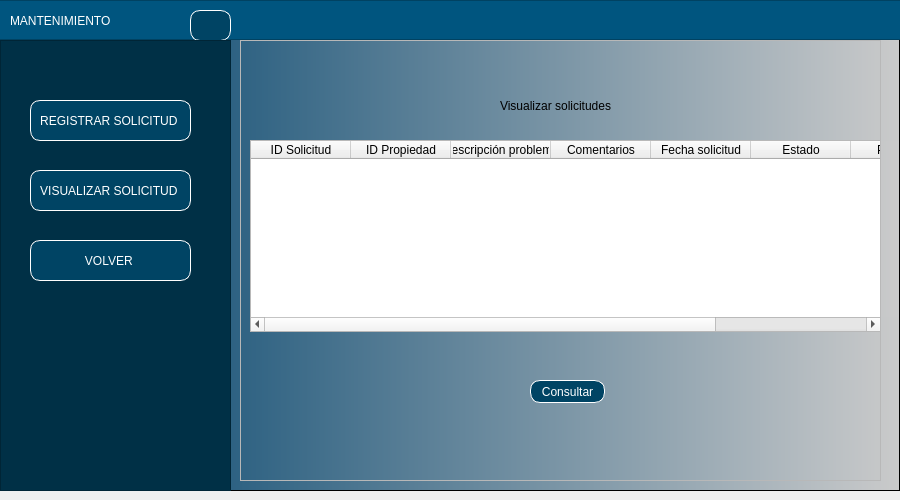
<?xml version="1.0" encoding="UTF-8"?>
<ui version="4.0">
 <class>MainWindow</class>
 <widget class="QMainWindow" name="MainWindow">
  <property name="geometry">
   <rect>
    <x>0</x>
    <y>0</y>
    <width>900</width>
    <height>500</height>
   </rect>
  </property>
  <property name="minimumSize">
   <size>
    <width>900</width>
    <height>500</height>
   </size>
  </property>
  <property name="maximumSize">
   <size>
    <width>900</width>
    <height>16777215</height>
   </size>
  </property>
  <property name="windowTitle">
   <string>MainWindow</string>
  </property>
  <widget class="QWidget" name="centralwidget">
   <layout class="QHBoxLayout" name="horizontalLayout" stretch="0">
    <property name="leftMargin">
     <number>0</number>
    </property>
    <property name="topMargin">
     <number>0</number>
    </property>
    <property name="rightMargin">
     <number>0</number>
    </property>
    <item>
     <widget class="QFrame" name="framefondo">
      <property name="styleSheet">
       <string notr="true">QWidget#framefondo{
background-color: qlineargradient(spread:pad, x1:0, y1:0, x2:1, y2:0, stop:0.039548 rgba(0, 67, 109, 255), stop:1 rgba(203, 203, 203, 255));}</string>
      </property>
      <property name="frameShape">
       <enum>QFrame::StyledPanel</enum>
      </property>
      <property name="frameShadow">
       <enum>QFrame::Raised</enum>
      </property>
      <widget class="QFrame" name="frame_superior">
       <property name="geometry">
        <rect>
         <x>-10</x>
         <y>0</y>
         <width>911</width>
         <height>40</height>
        </rect>
       </property>
       <property name="maximumSize">
        <size>
         <width>16777215</width>
         <height>40</height>
        </size>
       </property>
       <property name="styleSheet">
        <string notr="true">background-color: rgb(0, 85, 127);</string>
       </property>
       <property name="frameShape">
        <enum>QFrame::StyledPanel</enum>
       </property>
       <property name="frameShadow">
        <enum>QFrame::Raised</enum>
       </property>
       <widget class="QLabel" name="label">
        <property name="geometry">
         <rect>
          <x>20</x>
          <y>10</y>
          <width>181</width>
          <height>21</height>
         </rect>
        </property>
        <property name="styleSheet">
         <string notr="true">font: 16pt &quot;Arial&quot;;
color: white;</string>
        </property>
        <property name="text">
         <string>MANTENIMIENTO</string>
        </property>
       </widget>
       <widget class="QPushButton" name="btnMenu">
        <property name="geometry">
         <rect>
          <x>200</x>
          <y>10</y>
          <width>41</width>
          <height>31</height>
         </rect>
        </property>
        <property name="styleSheet">
         <string notr="true">QPushButton{
font: 87 9pt &quot;Arial&quot;;
background-color: rgb(0, 68, 100);
color:white;
border:1px solid white;
border-radius: 10px;
}


QPushButton:hover {
background-color:qlineargradient(spread:pad, x1:0, y1:0, x2:1, y2:0, stop:0.039548 rgba(0, 67, 109, 255), stop:1 rgba(203, 203, 203, 255))
}</string>
        </property>
        <property name="text">
         <string/>
        </property>
        <property name="icon">
         <iconset>
          <normaloff>../../PROYECTO 1/Interfaz Grafica/Imagenes/menu.png</normaloff>../../PROYECTO 1/Interfaz Grafica/Imagenes/menu.png</iconset>
        </property>
       </widget>
      </widget>
      <widget class="QFrame" name="frameBotones">
       <property name="geometry">
        <rect>
         <x>0</x>
         <y>40</y>
         <width>231</width>
         <height>451</height>
        </rect>
       </property>
       <property name="styleSheet">
        <string notr="true">QFrame{
background-color: rgb(0, 48, 70)
}


QPushButton{
font: 87 9pt &quot;Arial&quot;;
background-color: rgb(0, 68, 100);
color:white;
border:1px solid white;
border-radius: 10px;
}


QPushButton:hover {
background-color:qlineargradient(spread:pad, x1:0, y1:0, x2:1, y2:0, stop:0.039548 rgba(0, 67, 109, 255), stop:1 rgba(203, 203, 203, 255))
}</string>
       </property>
       <property name="frameShape">
        <enum>QFrame::StyledPanel</enum>
       </property>
       <property name="frameShadow">
        <enum>QFrame::Raised</enum>
       </property>
       <widget class="QPushButton" name="btnVolver">
        <property name="geometry">
         <rect>
          <x>30</x>
          <y>200</y>
          <width>161</width>
          <height>41</height>
         </rect>
        </property>
        <property name="layoutDirection">
         <enum>Qt::RightToLeft</enum>
        </property>
        <property name="styleSheet">
         <string notr="true"/>
        </property>
        <property name="text">
         <string>VOLVER </string>
        </property>
        <property name="icon">
         <iconset>
          <normaloff>../../PROYECTO 1/Interfaz Grafica/Imagenes/volver.png</normaloff>../../PROYECTO 1/Interfaz Grafica/Imagenes/volver.png</iconset>
        </property>
       </widget>
       <widget class="QPushButton" name="btnRegisSolicitud">
        <property name="geometry">
         <rect>
          <x>30</x>
          <y>60</y>
          <width>161</width>
          <height>41</height>
         </rect>
        </property>
        <property name="layoutDirection">
         <enum>Qt::RightToLeft</enum>
        </property>
        <property name="text">
         <string>REGISTRAR SOLICITUD </string>
        </property>
        <property name="icon">
         <iconset>
          <normaloff>../../PROYECTO 1/Interfaz Grafica/Imagenes/reporte.png</normaloff>../../PROYECTO 1/Interfaz Grafica/Imagenes/reporte.png</iconset>
        </property>
       </widget>
       <widget class="QPushButton" name="btnVizualizarSolicitud">
        <property name="geometry">
         <rect>
          <x>30</x>
          <y>130</y>
          <width>161</width>
          <height>41</height>
         </rect>
        </property>
        <property name="layoutDirection">
         <enum>Qt::RightToLeft</enum>
        </property>
        <property name="text">
         <string>VISUALIZAR SOLICITUD </string>
        </property>
        <property name="icon">
         <iconset>
          <normaloff>../../PROYECTO 1/Interfaz Grafica/Imagenes/buscar.png</normaloff>../../PROYECTO 1/Interfaz Grafica/Imagenes/buscar.png</iconset>
        </property>
       </widget>
      </widget>
      <widget class="QFrame" name="framePaginas">
       <property name="geometry">
        <rect>
         <x>240</x>
         <y>40</y>
         <width>641</width>
         <height>441</height>
        </rect>
       </property>
       <property name="frameShape">
        <enum>QFrame::StyledPanel</enum>
       </property>
       <property name="frameShadow">
        <enum>QFrame::Raised</enum>
       </property>
       <widget class="QStackedWidget" name="stackedWidget">
        <property name="geometry">
         <rect>
          <x>0</x>
          <y>0</y>
          <width>681</width>
          <height>451</height>
         </rect>
        </property>
        <property name="currentIndex">
         <number>0</number>
        </property>
        <widget class="QWidget" name="pageVisulizar">
         <widget class="QTableWidget" name="tablePagosInquilino">
          <property name="geometry">
           <rect>
            <x>10</x>
            <y>100</y>
            <width>631</width>
            <height>192</height>
           </rect>
          </property>
          <column>
           <property name="text">
            <string>ID Solicitud</string>
           </property>
          </column>
          <column>
           <property name="text">
            <string>ID Propiedad</string>
           </property>
          </column>
          <column>
           <property name="text">
            <string>Descripción problema</string>
           </property>
          </column>
          <column>
           <property name="text">
            <string>Comentarios</string>
           </property>
          </column>
          <column>
           <property name="text">
            <string>Fecha solicitud</string>
           </property>
          </column>
          <column>
           <property name="text">
            <string>Estado</string>
           </property>
          </column>
          <column>
           <property name="text">
            <string>Prioridad</string>
           </property>
          </column>
          <column>
           <property name="text">
            <string>Proveedor</string>
           </property>
          </column>
         </widget>
         <widget class="QLabel" name="label_7">
          <property name="geometry">
           <rect>
            <x>260</x>
            <y>50</y>
            <width>231</width>
            <height>31</height>
           </rect>
          </property>
          <property name="styleSheet">
           <string notr="true">font: 11pt &quot;Arial&quot;;</string>
          </property>
          <property name="text">
           <string>Visualizar solicitudes</string>
          </property>
         </widget>
         <widget class="QPushButton" name="btnConsultar">
          <property name="geometry">
           <rect>
            <x>290</x>
            <y>340</y>
            <width>75</width>
            <height>23</height>
           </rect>
          </property>
          <property name="styleSheet">
           <string notr="true">QPushButton{
font: 87 9pt &quot;Arial&quot;;
background-color: rgb(0, 68, 100);
color:white;
border:1px solid white;
border-radius: 10px;
}


QPushButton:hover {
background-color:rgb(0, 101, 148);
}</string>
          </property>
          <property name="text">
           <string>Consultar</string>
          </property>
         </widget>
        </widget>
       </widget>
      </widget>
     </widget>
    </item>
   </layout>
  </widget>
 </widget>
 <resources/>
 <connections/>
</ui>
